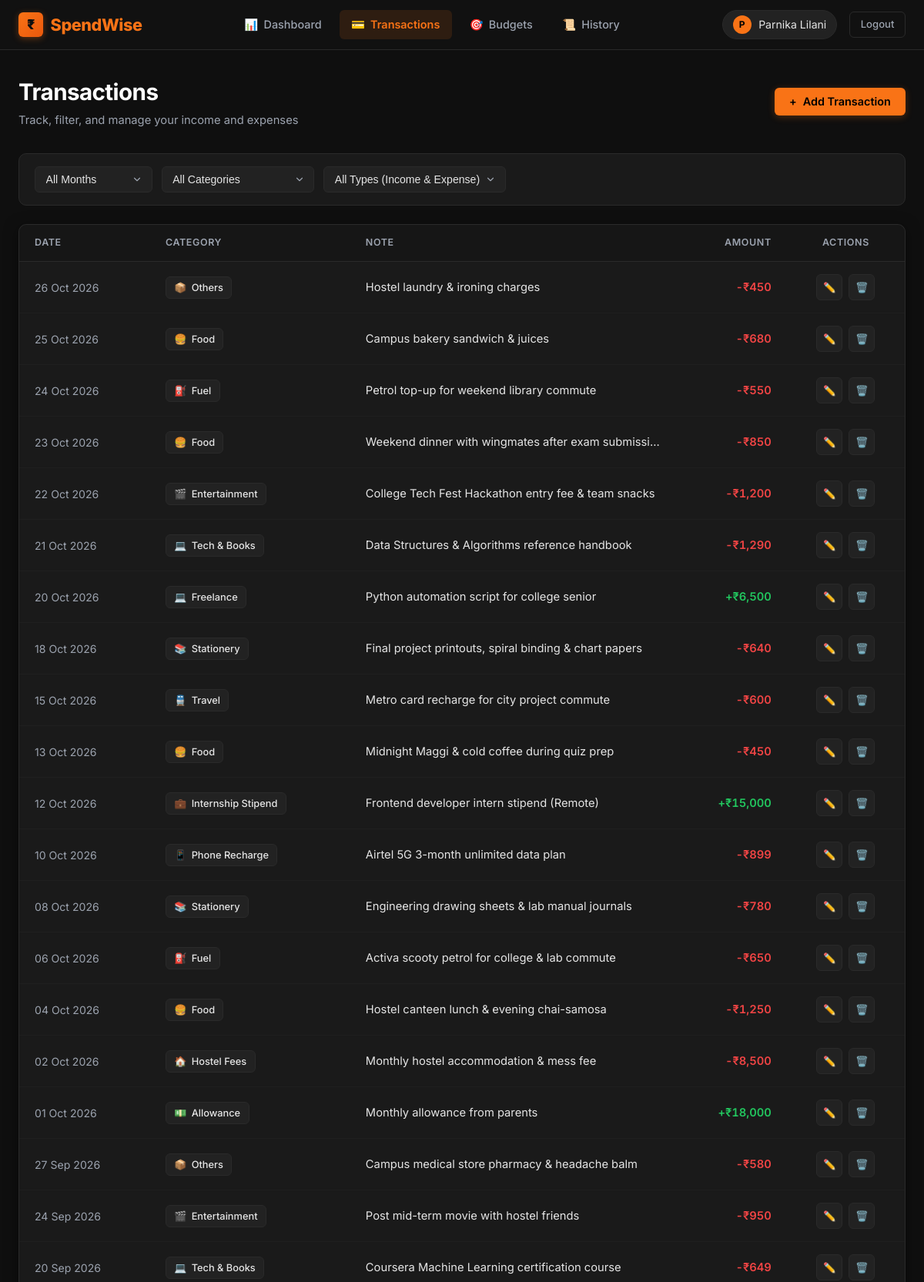
The page /transactions (signed in, upper part) on the database its author committed.
### tables this page shows
CREATE TABLE users (
        id INTEGER PRIMARY KEY AUTOINCREMENT,
        name TEXT NOT NULL,
        email TEXT UNIQUE NOT NULL,
        password_hash TEXT NOT NULL,
        created_at TIMESTAMP DEFAULT CURRENT_TIMESTAMP
    );

CREATE TABLE transactions (
        id INTEGER PRIMARY KEY AUTOINCREMENT,
        user_id INTEGER NOT NULL,
        type TEXT NOT NULL CHECK(type IN ('Income', 'Expense')),
        amount REAL NOT NULL CHECK(amount > 0),
        category TEXT NOT NULL,
        date TEXT NOT NULL,
        note TEXT,
        created_at TIMESTAMP DEFAULT CURRENT_TIMESTAMP,
        FOREIGN KEY (user_id) REFERENCES users (id) ON DELETE CASCADE
    );

### app.py (the view)
@app.route('/transactions')
@login_required
def transactions():
    db = get_db()
    user_id = session['user_id']
    selected_month = request.args.get('month', '').strip()
    selected_category = request.args.get('category', '').strip()
    selected_type = request.args.get('type', '').strip()
    cursor = db.cursor()
    cursor.execute("""
        SELECT DISTINCT strftime('%Y-%m', date) as mth
        FROM transactions
        WHERE user_id = ?
        ORDER BY mth DESC
    """, (user_id,))
    available_months = [row['mth'] for row in cursor.fetchall()]
    query = "SELECT * FROM transactions WHERE user_id = ?"
    params = [user_id]
    if selected_month:
        query += " AND strftime('%Y-%m', date) = ?"
        params.append(selected_month)
    if selected_category:
        query += " AND category = ?"
        params.append(selected_category)
    if selected_type in ['Income', 'Expense']:
        query += " AND type = ?"
        params.append(selected_type)
    query += " ORDER BY date DESC, id DESC"
    cursor.execute(query, params)
    transaction_list = cursor.fetchall()
    return render_template(
        'transactions.html',
        transactions=transaction_list,
        available_months=available_months,
        selected_month=selected_month,
        selected_category=selected_category,
        selected_type=selected_type
    )

### app.py (called while the page is built)
def normalize_date(date_str):
    if not date_str:
        return datetime.date.today().strftime('%Y-%m-%d')
    date_str = str(date_str).strip()
    for fmt in ('%Y-%m-%d', '%d-%m-%Y', '%d/%m/%Y', '%Y/%m/%d', '%m/%d/%Y'):
        try:
            return datetime.datetime.strptime(date_str, fmt).strftime('%Y-%m-%d')
        except ValueError:
            continue
    return None

def get_db():
    if 'db' not in g:
        g.db = get_db_connection()
    return g.db

@app.before_request
def ensure_user_in_db():
    user_id = session.get('user_id')
    if user_id:
        try:
            db = get_db()
            cursor = db.cursor()
            cursor.execute("SELECT id FROM users WHERE id = ?", (user_id,))
            if not cursor.fetchone():
                cursor.execute("""
                    INSERT OR IGNORE INTO users (id, name, email, password_hash)
                    VALUES (?, ?, ?, ?)
                """, (
                    user_id,
                    session.get('user_name', 'Student User'),
                    session.get('user_email', f'user{user_id}@spendwise.com'),
                    session.get('user_hash', '')
                ))
                db.commit()
        except Exception:
            pass

def login_required(f):
    @wraps(f)
    def decorated_function(*args, **kwargs):
        if 'user_id' not in session:
            if request.path.startswith('/api/'):
                return jsonify({'success': False, 'error': 'Unauthorized'}), 401
            flash('Please log in to access your student dashboard.', 'warning')
            return redirect(url_for('login', next=request.url))
        return f(*args, **kwargs)
    return decorated_function

@app.context_processor
def inject_globals():
    return {
        'current_user': {
            'id': session.get('user_id'),
            'name': session.get('user_name'),
            'email': session.get('user_email')
        } if 'user_id' in session else None,
        'expense_categories': EXPENSE_CATEGORIES,
        'income_categories': INCOME_CATEGORIES,
        'category_icons': CATEGORY_ICONS,
        'today_str': datetime.date.today().strftime('%Y-%m-%d'),
        'current_month_str': datetime.date.today().strftime('%Y-%m'),
    }

@app.template_filter('currency')
def currency_filter(value):
    try:
        val = float(value)
        if val.is_integer():
            return f"₹{int(val):,}"
        return f"₹{val:,.2f}"
    except (ValueError, TypeError):
        return "₹0"

### templates/transactions.html (shortened to what this page needs)
{% extends 'base.html' %}
{% block content %}
<div class="page-header">
  <div>
    <h1 class="page-title">Transactions</h1>
    <p class="page-subtitle">Track, filter, and manage your income and expenses</p>
  </div>
  <button class="btn btn-primary" data-open-add-modal>
    <span>+</span> Add Transaction
  </button>
</div>
<div class="filter-bar">
  <form id="filterForm" method="GET" action="{{ url_for('transactions') }}" style="display: flex; gap: 0.75rem; flex-wrap: wrap; align-items: center; width: 100%;">
    <select name="month" class="filter-select" onchange="this.form.submit()">
      <option value="">All Months</option>
    </select>
    <select name="category" class="filter-select" onchange="this.form.submit()">
      <option value="">All Categories</option>
    </select>
    <select name="type" class="filter-select" onchange="this.form.submit()">
      <option value="">All Types (Income & Expense)</option>
    </select>
  </form>
</div>
<div class="card" style="padding: 0; overflow: hidden;">
  {% if transactions %}
  <div class="table-container" style="border: none;">
    <table class="table">
      <thead>
        <tr>
          <th>Date</th>
          <th>Category</th>
          <th>Note</th>
          <th style="text-align: right;">Amount</th>
          <th style="text-align: center;">Actions</th>
        </tr>
      </thead>
      <tbody>
        {% for tx in transactions %}
        <tr id="tx-row-{{ tx.id }}">
          <td style="white-space: nowrap; font-size: 0.88rem; color: var(--text-muted);">
            {{ tx.date | format_date }}
          </td>
          <td>
            <span class="badge-category">
              <span>{{ category_icons.get(tx.category, '📦') }}</span>
              <span>{{ tx.category }}</span>
            </span>
          </td>
          <td style="color: var(--text-secondary); max-width: 320px; overflow: hidden; text-overflow: ellipsis; white-space: nowrap;">
            {{ tx.note or '—' }}
          </td>
          <td style="text-align: right;">
            {% if tx.type == 'Income' %}
            <span class="amount-income">+{{ tx.amount | currency }}</span>
            {% else %}
            <span class="amount-expense">-{{ tx.amount | currency }}</span>
            {% endif %}
          </td>
          <td style="text-align: center;">
            <div class="action-buttons" style="justify-content: center;">
              <button class="btn-icon" data-edit-tx="{{ tx.id }}" title="Edit transaction" aria-label="Edit">
                ✏️
              </button>
              <button class="btn-icon delete" data-delete-tx="{{ tx.id }}" title="Delete transaction" aria-label="Delete">
                🗑️
              </button>
            </div>
          </td>
        </tr>
        {% endfor %}
      </tbody>
    </table>
  </div>
  {% endif %}
</div>
{% endblock %}

### templates/base.html (shortened to what this page needs)
<!DOCTYPE html>
<html lang="en">
<head>
  <link rel="stylesheet" href="{{ url_for('static', filename='css/style.css') }}">
</head>
<body>
  <header class="navbar">
    <div class="nav-container">
      <a href="{{ url_for('dashboard') if current_user else url_for('login') }}" class="brand-logo">
        <span class="brand-icon">₹</span>
        <span>SpendWise</span>
      </a>
      {% if current_user %}
      <ul class="nav-links" id="navLinks">
        <li>
          <a href="{{ url_for('dashboard') }}" class="nav-link {% if request.path == url_for('dashboard') %}active{% endif %}">
            <span>📊</span> Dashboard
          </a>
        </li>
        <li>
          <a href="{{ url_for('transactions') }}" class="nav-link {% if request.path == url_for('transactions') %}active{% endif %}">
            <span>💳</span> Transactions
          </a>
        </li>
        <li>
          <a href="{{ url_for('budgets') }}" class="nav-link {% if request.path == url_for('budgets') %}active{% endif %}">
            <span>🎯</span> Budgets
          </a>
        </li>
        <li>
          <a href="{{ url_for('history') }}" class="nav-link {% if request.path == url_for('history') %}active{% endif %}">
            <span>📜</span> History
          </a>
        </li>
      </ul>
      <div class="nav-user">
        <div class="user-badge" title="{{ current_user.email }}">
          <div class="user-avatar">{{ current_user.name[0]|upper }}</div>
          <span>{{ current_user.name }}</span>
        </div>
        <a href="{{ url_for('logout') }}" class="btn-logout">Logout</a>
      </div>
      {% endif %}
    </div>
  </header>
  <main class="main-content">
    {% block content %}{% endblock %}
  </main>
</body>
</html>

### rows shown on the page
users: name "Parnika Lilani"
transactions: date "26 Oct 2026", get "📦", category "Others", note "Hostel laundry & ironing charges", amount "₹450"
transactions: date "25 Oct 2026", get "🍔", category "Food", note "Campus bakery sandwich & juices", amount "₹680"
transactions: date "24 Oct 2026", get "⛽", category "Fuel", note "Petrol top-up for weekend library commute", amount "₹550"
transactions: date "23 Oct 2026", get "🍔", category "Food", note "Weekend dinner with wingmates after exam submissi…", amount "₹850"
transactions: date "22 Oct 2026", get "🎬", category "Entertainment", note "College Tech Fest Hackathon entry fee & team snacks", amount "₹1,200"
transactions: date "21 Oct 2026", get "💻", category "Tech & Books", note "Data Structures & Algorithms reference handbook", amount "₹1,290"
transactions: date "20 Oct 2026", get "💻", category "Freelance", note "Python automation script for college senior", amount "₹6,500"
transactions: date "18 Oct 2026", get "📚", category "Stationery", note "Final project printouts, spiral binding & chart papers", amount "₹640"
transactions: date "15 Oct 2026", get "🚆", category "Travel", note "Metro card recharge for city project commute", amount "₹600"
transactions: date "13 Oct 2026", get "🍔", category "Food", note "Midnight Maggi & cold coffee during quiz prep", amount "₹450"
transactions: date "12 Oct 2026", get "💼", category "Internship Stipend", note "Frontend developer intern stipend (Remote)", amount "₹15,000"
transactions: date "10 Oct 2026", get "📱", category "Phone Recharge", note "Airtel 5G 3-month unlimited data plan", amount "₹899"
transactions: date "08 Oct 2026", get "📚", category "Stationery", note "Engineering drawing sheets & lab manual journals", amount "₹780"
transactions: date "06 Oct 2026", get "⛽", category "Fuel", note "Activa scooty petrol for college & lab commute", amount "₹650"
transactions: date "04 Oct 2026", get "🍔", category "Food", note "Hostel canteen lunch & evening chai-samosa", amount "₹1,250"
transactions: date "02 Oct 2026", get "🏠", category "Hostel Fees", note "Monthly hostel accommodation & mess fee", amount "₹8,500"
transactions: date "01 Oct 2026", get "💵", category "Allowance", note "Monthly allowance from parents", amount "₹18,000"
transactions: date "27 Sep 2026", get "📦", category "Others", note "Campus medical store pharmacy & headache balm", amount "₹580"
transactions: date "24 Sep 2026", get "🎬", category "Entertainment", note "Post mid-term movie with hostel friends", amount "₹950"
transactions: date "20 Sep 2026", get "💻", category "Tech & Books", note "Coursera Machine Learning certification course", amount "₹649"

### other values the page prints
{{ current_user.name[0]|upper }} "P"
